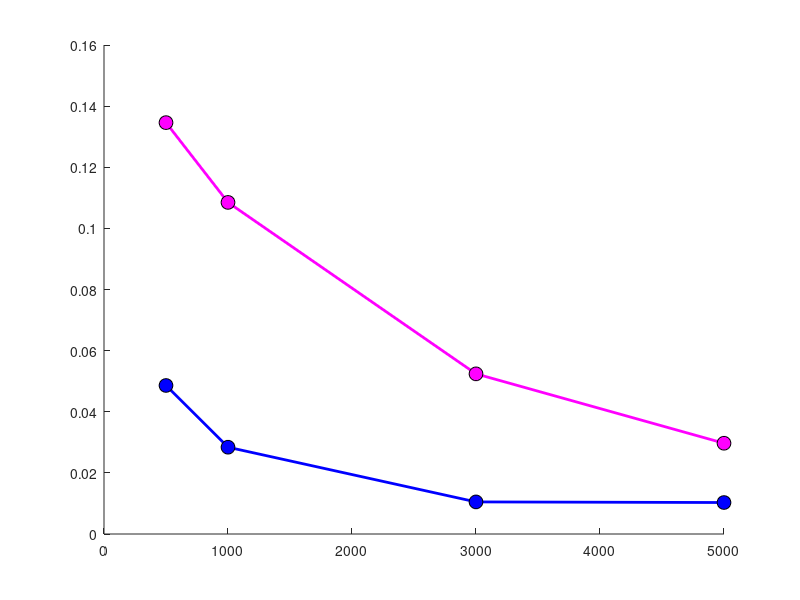

Here is the MATLAB script that generated this plot:
% NRMSE
data=[500	0.1346	0.0486
1000	0.1085	0.0284
3000	0.0524	0.0105
5000	0.0297	0.0103]

figure, hold on
plot(data(:,1),data(:,2),'m','LineWidth',2)
plot(data(:,1),data(:,3),'b','LineWidth',2)


scatter(data(:,1), data(:,2),100,'filled',...
            'MarkerEdgeColor','k',...
        'MarkerFaceColor','m')
    
scatter(data(:,1), data(:,3),100,'filled',...
            'MarkerEdgeColor','k',...
        'MarkerFaceColor','b')
    
   
    
    